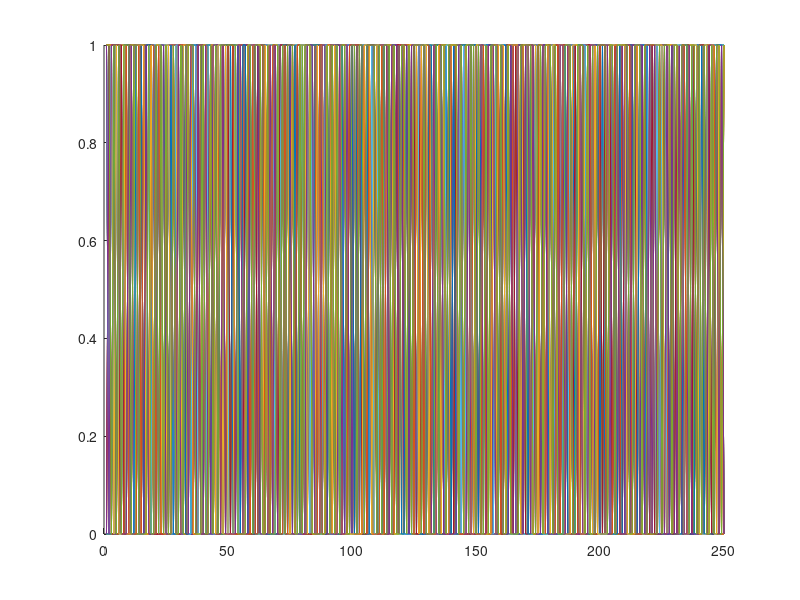

Write MATLAB code to recreate this figure.
% Script to generate fibrils for simultations


% define number of fibrils
n = 40;

% define length of fibrils
l = 250;

for i = 1:n
    
    input(i,:) = rand(250,1);
    
    fibres{i} = zeros(250,3);
    
    fibres{i}(input(i,:)<0.5,1) = 1;
    fibres{i}(input(i,:)>0.5,2) = 1;
    hold on 
    plot(fibres{i}(:,1))
end
